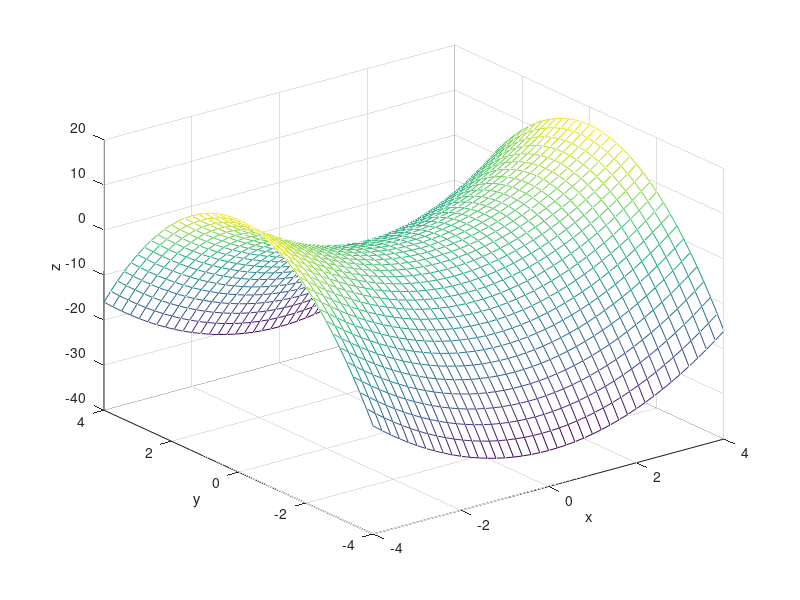

This figure's MATLAB source:
% SKU CoE ITE - ParkSooYoung
% Grade 3 , Semester 1 , Chapter 1-3-2 , Number 2

[x, y] = meshgrid(-4:0.2:4);
z = x.^2-2*y.^2;
mesh(x, y, z);
xlabel('x');
ylabel('y');
zlabel('z');
